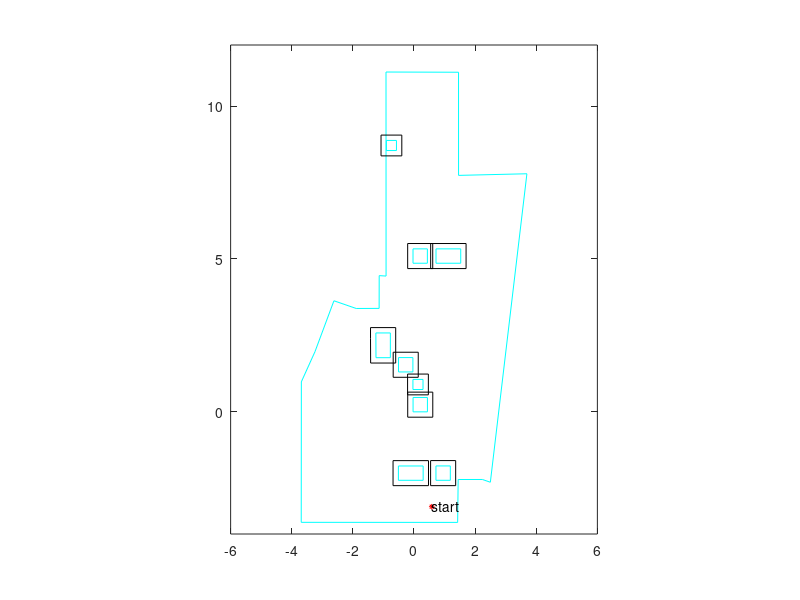

Reproduce this figure in MATLAB. (Note: this script raises an error after producing the figure.)
function hw4_test()
    global coordinates
    global dimension
    global n_total_vertices
    global start_point
    global goal_point
    global E_obstacles
    global figHandle
    global wall
    global xG
    global yG
    global dimG
    
    global vertex_list_x
    global vertex_list_y
    
    E_obstacles = [];
    n_total_vertices = 0;
    fileID = fopen('hw4_world_and_obstacles_convex.txt','r');
    formatSpec = '%f';
    coor_list = fscanf(fileID,formatSpec);
    N = coor_list(1)-1;
    idx = 2;
    dimension = zeros(1, N)
    coordinates = zeros(20, 2*N);
    
    % plot
    figHandle = figure;
    
    % store wall vertices somewhere else
    wall = [] 
    m = coor_list(idx);
    idx = idx + 1;
    for i = 1:m
        wall = [wall; [coor_list(idx), coor_list(idx+1)]];
        idx = idx + 2;
    end
    
    for n = 1:N
        m = coor_list(idx);
        dimension(n) = m;
        for i = 1:m
            idx = idx + 1;
            coordinates(i, 1 + (n-1)*2) = coor_list(idx);
            
            idx = idx + 1;
            coordinates(i, 2 * n) = coor_list(idx);
            
            n_total_vertices = n_total_vertices + 1;
        end
        plot(coordinates(1:m, 1 + (n-1)*2), coordinates(1:m, 2 * n), 'c');
        hold on;
        plot([coordinates(1, 1 + (n-1)*2), coordinates(m, 1 + (n-1)*2)],...
            [coordinates(1, 2 * n), coordinates(m, 2 * n)], 'c');
        hold on;
        idx = idx + 1;
    end
    
    % wall
    x = wall(:, 1);
    y = wall(:, 2);
    plot(x,y,'c');
    hold on;
    plot([wall(end, 1), wall(1, 1)], [wall(end, 2), wall(1, 2)], 'c');
    hold on;
%     axis([-6 6 -4 12]);
    axis equal;

 
    figure(figHandle);

    % grow obstacles
    M = N;
    obs_dim = dimension(1:end);
    obs = coordinates(1:end,1:end);
    robot = [0,0;-0.35,0;-0.35,-0.35;0,-0.35];
    [Gobs,Gdim] = Obj_grow(obs,M,obs_dim,robot);
    for i = 1:M
        x = Gobs(1:Gdim(i),2*i-1);
        y = Gobs(1:Gdim(i),2*i);
        k{i} = convhull(x,y);
        coor_x{i} = x(k{i});
        coor_y{i} = y(k{i});
        [xG{i},yG{i},dimG(i)] = removeP(coor_x{i},coor_y{i});
        xG{i} = xG{i} - 0.35/2;
        yG{i} = yG{i} - 0.35/2;
        plot(xG{i},yG{i},'k')
        hold on;
        plot([xG{i}(end), xG{i}(1)], [yG{i}(end), yG{i}(1)], 'k');
        hold on;        
    end
    axis([-6 6 -4 12]);
    axis equal;
     

    % add in start and goal
    fileID = fopen('hw4_start_goal.txt','r');
    formatSpec = '%f';
    start_end = fscanf(fileID,formatSpec);
    start_point = [start_end(1), start_end(2)];
    goal_point = [start_end(3), start_end(4)];
    plot(start_point(1), start_point(2),'*', 'MarkerEdgeColor','r', 'MarkerSize', 4);
    txt = text(start_point(1), start_point(2),'start');
    txt.VerticalAlignment = 'top';
    hold on;
    plot(goal_point(1), goal_point(2), '*', 'MarkerEdgeColor','b', 'MarkerSize', 4);
    txt = text(goal_point(1), goal_point(2),'goal');
    txt.VerticalAlignment = 'top';
    axis equal;
%     axis([-6 6 -4 12]);
    camroll(90)
    
    % compute visibility graph
    [grown_vertex_n, V_graph] = build_vgraph();
    
    % shortest path
    path = dijkstra(V_graph, [grown_vertex_n + 1, grown_vertex_n + 2]);
    
    for p = 2:length(path)
        i = path(p-1);
        j = path(p);
        plot([vertex_list_x(i), vertex_list_x(j)],...
             [vertex_list_y(i), vertex_list_y(j)],'r');
    end
    
    
end

% N is the number of obstacle,obs_dim is array contains the dimension of
% each obstacle; obs and rob are vertices matrix
function [Gobs,Gdim] = Obj_grow(obs,N,obs_dim,rob)
% The vertice with coordinate (0,0) is the reference point
    rob_dim = length(rob);
    Gdim = obs_dim;
    Gobs = obs;
    rob = -rob;         % Flip
    for i = 1:N
        row = obs_dim(i)+1;
        for j = 1:obs_dim(i)
            for k = 2:rob_dim
                Gobs(row,2*i-1) = Gobs(j,2*i-1) + rob(k,1);
                Gobs(row,2*i) = Gobs(j,2*i) + rob(k,2);
                row = row+1;
                Gdim(i) = Gdim(i)+1;
            end
        end
    end
end

function [Rx,Ry,j] = removeP(x,y)
    dim = length(x);
    j = 1;
 %   Rx(1) = x(1); Ry(1) = y(1);
    vec_SS = [x(2)-x(1),y(2)-y(1)];
    vec_S = vec_SS;
    S = 1;
    for i = 2:dim
        vec = [x(i)-x(S),y(i)-y(S)];
        cosin = dot(vec,vec_S)/(norm(vec)*norm(vec_S));
        if(cosin == 1)
            continue;
        else
            Rx(j) = x(i-1);
            Ry(j) = y(i-1);
            j = j+1;
            S = i-1;
            vec_S = [x(i)-x(S),y(i)-y(S)];
        end
    end
    cosin = dot(vec_S,vec_SS)/(norm(vec_S)*norm(vec_SS));
    if cosin ~= 1
        Rx(j) = x(1);Ry(j) = y(1);
        j = j+1;
    end
    j = j-1;    
end

function [grown_vertex_n, V_graph] = build_vgraph()
    global dimension
    global vertex_list_x
    global vertex_list_y
    global n_total_vertices
    global E_map
    global start_point
    global goal_point
    global E_obstacles
    global figHandle
    global wall
    global xG
    global yG
    
    % pre-computations
     
    N = length(dimension);
    banned_list = [];
    vertex_list_x = [];
    vertex_list_y = [];
    
    E_map = zeros(n_total_vertices + 2 + size(wall, 1), n_total_vertices + 2 + size(wall, 1));
    
    idx = 0;
    for i = 1:N
        cx = xG{i};
        cy = yG{i};
        d = length(cx);

        vertex_list_x = [vertex_list_x, cx];
        vertex_list_y = [vertex_list_y, cy];
        for j = 1 : d - 1
            for k = j+1 : d
                E_map(idx + j, idx + k) = 1;
                E_map(idx + k, idx + j) = 1;
                E_obstacles = [E_obstacles; [idx + j, idx + k]];
            end
        end
        
        % check if grown vertex is inside the polygon of other obstacles
        for v = 1:d
            x = cx(v);
            y = cy(v);
            for ii = 1:N
                if ii == i
                    continue;
                end
                if inpolygon(x,y,xG{ii},yG{ii}) % vertex (idx+v) is not accessable
                    banned_list = [banned_list idx + v];
                    plot (x, y, 'r*');
                    hold on;
                end
            end
            
            % check if grown vertex is still inside walls
            if ~inpolygon(x, y, wall(:, 1)', wall(:, 2)')
                banned_list = [banned_list idx + v];
                plot (x, y, 'r*');
                hold on;
            end
        end
        
        idx = idx + d;
        
    end
    
    % number of vertices that belong to obstacles
    grown_vertex_n = idx;
    
    % put start and goal points right behind obstacle points
    vertex_list_x = [vertex_list_x, start_point(1), goal_point(1)];
    vertex_list_y = [vertex_list_y, start_point(2), goal_point(2)];
    idx = idx + 2;
    
    % last, put in wall vertices
    d = size(wall, 1);
    idx = idx + 1;
    for i = 1:d
        vertex_list_x = [vertex_list_x, wall(i, 1)];
        vertex_list_y = [vertex_list_y, wall(i, 2)];
        if i > 1
            E_map(idx, idx - 1) = 1;
            E_map(idx - 1, idx) = 1;
            E_obstacles = [E_obstacles; [idx, idx - 1]];
        end
        idx = idx + 1;       
    end
    E_map(idx - 1, idx - d) = 1;
    E_map(idx - d, idx - 1) = 1;
    E_obstacles = [E_obstacles; [idx - 1, idx - d]];
    
    
    % initialize v graph
    V_graph = zeros(grown_vertex_n + 2, grown_vertex_n + 2);
    
    % if edge(i, j) doesn't intersect with obstacles, add edge(i, j) to
    % v_graph
    figure(figHandle);
    for i = 1 : grown_vertex_n + 2
       if any(i==banned_list)
           continue;
       end
       for j = i + 1 : grown_vertex_n + 2
           if any(j==banned_list)
            continue;
           end
           add = true;
           for k = 1:size(E_obstacles, 1)
               point1 = [vertex_list_x(E_obstacles(k, 1)), vertex_list_y(E_obstacles(k, 1))];
               point2 = [vertex_list_x(E_obstacles(k, 2)), vertex_list_y(E_obstacles(k, 2))];
               % has intersection
               if isIntersect([point1; point2], ...
                       [vertex_list_x(i), vertex_list_y(i);...
                        vertex_list_x(j), vertex_list_y(j)]) == true
                  add = false;
                  break;
               end              
           end
           if add
               V_graph(i, j) = norm([vertex_list_x(i)-vertex_list_x(j), ...
                                    vertex_list_y(i)-vertex_list_y(j)]);
               V_graph(j, i) = V_graph(i, j);
               plot([vertex_list_x(i), vertex_list_x(j)],...
                   [vertex_list_y(i), vertex_list_y(j)],...
                   'b');
               hold on;
           end
           
       end
    end
    
end
